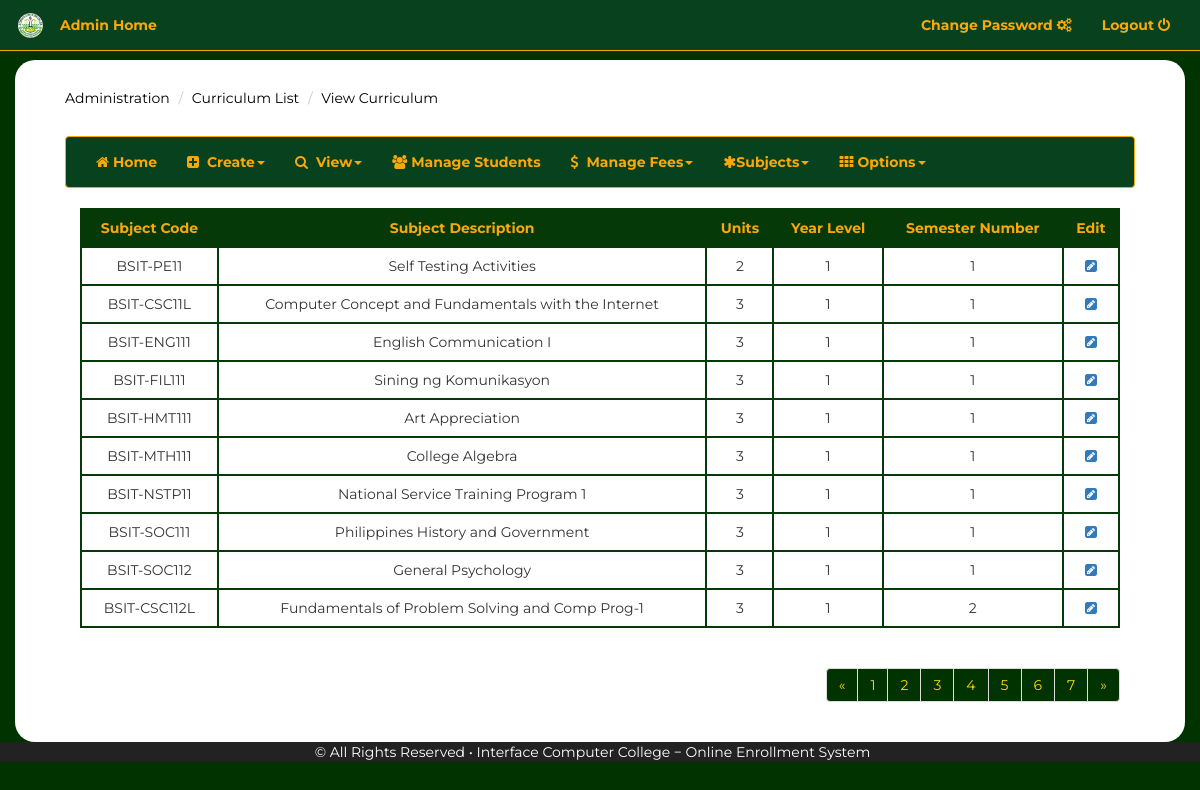
/admin/view_curriculum.php?view=BSIT2017&page=1 (signed in), run on the app's committed database.
### tables this page shows
CREATE TABLE `tbl_subject` (
  `subject_code` varchar(20) NOT NULL,
  `subject_description` varchar(255) NOT NULL,
  `units` int(2) NOT NULL,
  `course_curriculum` varchar(10) NOT NULL,
  `year_level` int(2) NOT NULL,
  `semester_number` int(2) NOT NULL,
  PRIMARY KEY (`subject_code`),
  KEY `course_curriculum` (`course_curriculum`),
  CONSTRAINT `tbl_subject_ibfk_1` FOREIGN KEY (`course_curriculum`) REFERENCES `tbl_course_info` (`course_curriculum`)
);

### admin/view_curriculum.php (the view, shortened to what this page needs)
<?php
  require('includes/connection.php');
  $limit = 10;
  if (isset($_GET["page"])) { $page  = $_GET["page"]; } else { $page=1; };
  $start_from = ($page-1) * $limit;
 if( isset($_GET['view']) ){
      $the_curriculum_id = $_GET['view'];
  } else {
    header('Location: ../admin/curriculum_list.php');
  }
  include('includes/header.php');
  include('../admin/navigation_admin2.php');
?>
       <div class="container" id="mainContainer">
            <div class="container-fluid">
                <div class="row">
                    <div class="col-md-12">
                      <ol class="breadcrumb">
                          <li><a href="../admin/administration.php">Administration</a></li>
                          <li><a href="../admin/curriculum_list.php">Curriculum List</a></li>
                          <li><a href="../admin/view_curriculum.php">View Curriculum</a></li>
                      </ol>
                    </div>
                </div>
                    <div class="col-md-12">
                       <?php include('admin_nav2.php'); ?>
                        <div class="container-fluid">
                            <div class="row">
                               <div class="col-sm-12">
                                   <table class="table table-responsive table-bordered">
                                        <tr>
                                          <th class="text-center">
                                            Subject Code
                                          </th>
                                          <th class="text-center">
                                            Subject Description
                                          </th>
                                          <th class="text-center">
                                            Units
                                          </th>
                                          <th class="text-center">
                                            Year Level
                                          </th>
                                          <th class="text-center">
                                            Semester Number
                                          </th>
                                          <th class="text-center">
                                            Edit
                                          </th>
                                        </tr>
                                        <?php
                                            $query = "SELECT tbl_subject.subject_code,
                                                    tbl_subject.subject_description ,
                                                    tbl_subject.year_level ,
                                                    tbl_subject.semester_number ,
                                                    tbl_subject.units
                                                    FROM tbl_subject , tbl_curriculum
                                                    WHERE tbl_curriculum.curriculum_id = '$the_curriculum_id'
                                                    AND tbl_subject.course_curriculum = '$the_curriculum_id'
                                                    ORDER BY tbl_subject.year_level ,
                                                    tbl_subject.semester_number
                                                    ASC LIMIT $start_from , $limit";
                                            $result = mysqli_query($conn,$query);
                                            while( $row = mysqli_fetch_assoc($result)){
                                                    $subject_code = $row['subject_code'];
                                                    $subject_description = $row['subject_description'];
                                                    $yrLevel = $row['year_level'];
                                                    $semNumber = $row['semester_number'];
                                                    $subject_unit = $row['units'];
                                       ?>
                                        <tr>
                                          <td class="text-center">
                                          <?php echo $subject_code; ?>
                                          </td >
                                          <td class="text-center">
                                           <?php echo $subject_description; ?>
                                          </td>
                                          <td class="text-center">
                                          <?php echo $subject_unit; ?>
                                          </td >
                                          <td class="text-center">
                                          <?php echo $yrLevel; ?>
                                          </td >
                                          <td class="text-center">
                                            <?php echo $semNumber; ?>
                                          </td>
                                          <td class="text-center">
                                              <a href = "../admin/edit_curriculum.php?curriculum_id=<?php {echo $the_curriculum_id;}?>&edit=<?php {echo $subject_code; }?>" role="button" > <i class="fa fa-pencil-square"></i></a>
                                          </td>
                                        </tr>
                                        <?php } ?>
                                  </table>
                                      <?php
                                        $query = "SELECT COUNT(tbl_subject.subject_code)
                                                  FROM tbl_subject , tbl_curriculum
                                                  WHERE tbl_curriculum.curriculum_id = '$the_curriculum_id'
                                                  AND tbl_subject.course_curriculum ='$the_curriculum_id'";
                                          $result = mysqli_query($conn,$query);
                                              $row = mysqli_fetch_row($result);
                                              $total_row = $row[0];
                                              $total_pages = ceil($total_row / $limit);
                                              $page = "<ul class='pagination pull-right' id='pagination'>
                                               <li>
                                                        <a href='#'' aria-label='Previous'>
                                                          <span aria-hidden='true'>&laquo;</span>
                                                        </a>
                                                      </li>";
                                              for( $i= 1;$i<=$total_pages; $i++ ){
                                                  $page .="<li><a href='view_curriculum.php?view=".$the_curriculum_id."&page=".$i."'>".$i."</a></li>";
                                              };
                                              echo $page ."<li><a href='#'' aria-label='Next'>
                                                              <span aria-hidden='true'>&raquo;</span>
                                                            </a>
                                                          </li></ul>";
                                       ?>
                               </div>
                               </div>
                            </div>
                        </div>
                    </div>
                </div>
 <?php include('includes/footer.php'); ?>

### admin/style.css (style rules this page uses)
html, body, .cover { height: 100%; }
body { background-color: #003300; font-family: 'Montserrat', sans-serif; }
#mainContainer { background-color: white; padding: 20px; border-radius: 20px; margin-top: 60px; }
.breadcrumb { background-color: inherit; }
.breadcrumb li a { color: black; }
.table-bordered { border: solid 2px #053908; }
.table-bordered tr { border: solid 2px #053908; }
.table-bordered tr th { background-color: #053908; color:#f9a80b; }
.table-bordered tr .text-center { border: solid 2px #053908; }
.pagination>li:first-child>a, .pagination>li:first-child>span { margin-left: 0; border-top-left-radius: 4px; border-bottom-left-radius: 4px; }
.pagination>li>a, .pagination>li>span { position: relative; float: left; padding: 6px 12px; margin-left: -1px; line-height: 1.42857143; color: gold; text-decoration: none; background-color: #003300; border: 1px solid #ddd; }

### data on the page
tbl_subject: subject_code "BSIT-PE11", subject_description "Self Testing Activities", units "2", year_level "1", semester_number "1"
tbl_subject: subject_code "BSIT-CSC11L", subject_description "Computer Concept and Fundamentals with the Internet", units "3", year_level "1", semester_number "1"
tbl_subject: subject_code "BSIT-ENG111", subject_description "English Communication I", units "3", year_level "1", semester_number "1"
tbl_subject: subject_code "BSIT-FIL111", subject_description "Sining ng Komunikasyon", units "3", year_level "1", semester_number "1"
tbl_subject: subject_code "BSIT-HMT111", subject_description "Art Appreciation", units "3", year_level "1", semester_number "1"
tbl_subject: subject_code "BSIT-MTH111", subject_description "College Algebra", units "3", year_level "1", semester_number "1"
tbl_subject: subject_code "BSIT-NSTP11", subject_description "National Service Training Program 1", units "3", year_level "1", semester_number "1"
tbl_subject: subject_code "BSIT-SOC111", subject_description "Philippines History and Government", units "3", year_level "1", semester_number "1"
tbl_subject: subject_code "BSIT-SOC112", subject_description "General Psychology", units "3", year_level "1", semester_number "1"
tbl_subject: subject_code "BSIT-CSC112L", subject_description "Fundamentals of Problem Solving and Comp Prog-1", units "3", year_level "1", semester_number "2"
